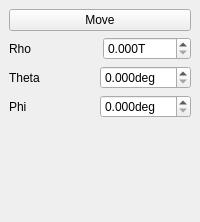
  <widget class="QDockWidget" name="move_abs_DockWidget">
   <property name="sizePolicy">
    <sizepolicy hsizetype="Minimum" vsizetype="Preferred">
     <horstretch>0</horstretch>
     <verstretch>0</verstretch>
    </sizepolicy>
   </property>
   <property name="maximumSize">
    <size>
     <width>350</width>
     <height>524287</height>
    </size>
   </property>
   <property name="windowTitle">
    <string>Absolute Movement</string>
   </property>
   <attribute name="dockWidgetArea">
    <number>1</number>
   </attribute>
   <widget class="QWidget" name="move_abs_DockWidgetContents">
    <layout class="QGridLayout" name="gridLayout_2">
     <item row="0" column="0">
      <widget class="QPushButton" name="move_abs_PushButton">
       <property name="sizePolicy">
        <sizepolicy hsizetype="Minimum" vsizetype="Fixed">
         <horstretch>0</horstretch>
         <verstretch>0</verstretch>
        </sizepolicy>
       </property>
       <property name="text">
        <string>Move</string>
       </property>
      </widget>
     </item>
     <item row="1" column="0">
      <layout class="QHBoxLayout" name="horizontalLayout_7">
       <item>
        <widget class="QLabel" name="move_abs_axis0_Label">
         <property name="text">
          <string>Rho</string>
         </property>
        </widget>
       </item>
       <item>
        <widget class="ScienDSpinBox" name="move_abs_rho_DoubleSpinBox">
         <property name="sizePolicy">
          <sizepolicy hsizetype="Minimum" vsizetype="Fixed">
           <horstretch>0</horstretch>
           <verstretch>0</verstretch>
          </sizepolicy>
         </property>
         <property name="minimumSize">
          <size>
           <width>75</width>
           <height>0</height>
          </size>
         </property>
         <property name="focusPolicy">
          <enum>Qt::ClickFocus</enum>
         </property>
         <property name="correctionMode">
          <enum>QAbstractSpinBox::CorrectToNearestValue</enum>
         </property>
         <property name="suffix">
          <string>T</string>
         </property>
         <property name="decimals">
          <number>3</number>
         </property>
         <property name="maximum">
          <double>1.000000000000000</double>
         </property>
         <property name="singleStep">
          <double>0.010000000000000</double>
         </property>
        </widget>
       </item>
      </layout>
     </item>
     <item row="2" column="0">
      <layout class="QHBoxLayout" name="horizontalLayout_8">
       <item>
        <widget class="QLabel" name="move_abs_axis0_Label_2">
         <property name="text">
          <string>Theta</string>
         </property>
        </widget>
       </item>
       <item>
        <widget class="ScienDSpinBox" name="move_abs_theta_DoubleSpinBox">
         <property name="sizePolicy">
          <sizepolicy hsizetype="Minimum" vsizetype="Fixed">
           <horstretch>0</horstretch>
           <verstretch>0</verstretch>
          </sizepolicy>
         </property>
         <property name="minimumSize">
          <size>
           <width>75</width>
           <height>0</height>
          </size>
         </property>
         <property name="focusPolicy">
          <enum>Qt::ClickFocus</enum>
         </property>
         <property name="correctionMode">
          <enum>QAbstractSpinBox::CorrectToNearestValue</enum>
         </property>
         <property name="suffix">
          <string>deg</string>
         </property>
         <property name="decimals">
          <number>3</number>
         </property>
         <property name="maximum">
          <double>180.000000000000000</double>
         </property>
         <property name="singleStep">
          <double>0.100000000000000</double>
         </property>
        </widget>
       </item>
      </layout>
     </item>
     <item row="3" column="0">
      <layout class="QHBoxLayout" name="horizontalLayout_9">
       <item>
        <widget class="QLabel" name="move_abs_axis0_Label_3">
         <property name="text">
          <string>Phi</string>
         </property>
        </widget>
       </item>
       <item>
        <widget class="ScienDSpinBox" name="move_abs_phi_DoubleSpinBox">
         <property name="sizePolicy">
          <sizepolicy hsizetype="Minimum" vsizetype="Fixed">
           <horstretch>0</horstretch>
           <verstretch>0</verstretch>
          </sizepolicy>
         </property>
         <property name="minimumSize">
          <size>
           <width>75</width>
           <height>0</height>
          </size>
         </property>
         <property name="focusPolicy">
          <enum>Qt::ClickFocus</enum>
         </property>
         <property name="correctionMode">
          <enum>QAbstractSpinBox::CorrectToNearestValue</enum>
         </property>
         <property name="suffix">
          <string>deg</string>
         </property>
         <property name="decimals">
          <number>3</number>
         </property>
         <property name="maximum">
          <double>360.000000000000000</double>
         </property>
         <property name="singleStep">
          <double>0.100000000000000</double>
         </property>
        </widget>
       </item>
      </layout>
     </item>
     <item row="4" column="0">
      <spacer name="verticalSpacer_4">
       <property name="orientation">
        <enum>Qt::Vertical</enum>
       </property>
       <property name="sizeHint" stdset="0">
        <size>
         <width>20</width>
         <height>95</height>
        </size>
       </property>
      </spacer>
     </item>
    </layout>
   </widget>
  </widget>
